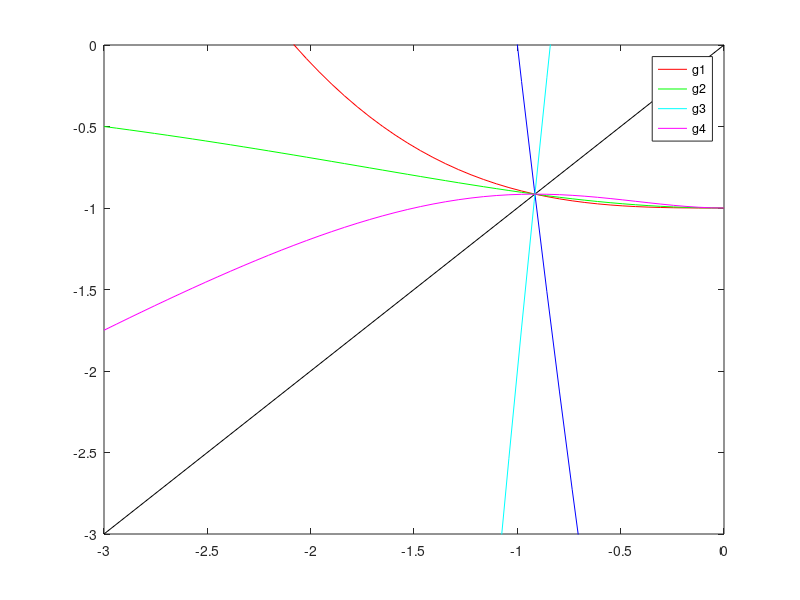

This chart was generated by the following MATLAB code:
clear all;
clc;
more off;
disp("EJERCICIOS PRACTICOS -- ECUACIONES");
disp("");
%
%Ejercicio2
%
disp("Ejercicio 2.-");
%
function y=f(x)
  y=x.^3+9*x+9;
endfunction
function y=g1(x)
  y=-(x.^3)/9-1;
endfunction
function y=g2(x)
  y=-9./(x.^2+9);
endfunction
function y=g3(x)
  y=x.^3+10*x+9;
endfunction
function y=g4(x)
  y=(2*(x.^3)-9)./(3*(x.^2+3));
endfunction
%
%Apartado a
%
x=linspace(-3,0,50);
plot([-3 0],[-3 0],'k', 
  x,x-f(x),'b', 
  x,g1(x),'r;g1;', 
  x,g2(x),'g;g2;', 
  x,g3(x),'c;g3;',
  x,g4(x),'m;g4;');
axis([-3 0 -3 0]);
disp("a) Graficamente vemos que asi ocurre");
%
%Apartado b
%
n=0;
x0=x2=x4=x6=-1.5;
x1=x0;
x3=x2;
x5=x4;
x7=x6;
do
  n++;
  x0=x1;
  x1=g1(x0);
  x2=x3;
  x3=g2(x2);
  x4=x5;
  x5=g3(x4);
  x6=x7;
  x7=g4(x6);
  printf("%10.6f   %10.6f   %10.2e   %10.6f\n",x1,x3,x5,x7);
until n>11;